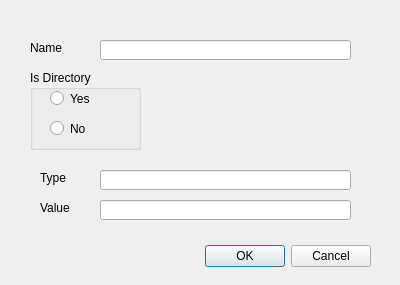
<?xml version="1.0" encoding="UTF-8"?>
<ui version="4.0">
 <class>AddNodeDialog</class>
 <widget class="QDialog" name="AddNodeDialog">
  <property name="geometry">
   <rect>
    <x>0</x>
    <y>0</y>
    <width>400</width>
    <height>285</height>
   </rect>
  </property>
  <property name="windowTitle">
   <string>Add Node</string>
  </property>
  <widget class="QDialogButtonBox" name="buttonBox">
   <property name="geometry">
    <rect>
     <x>30</x>
     <y>240</y>
     <width>341</width>
     <height>32</height>
    </rect>
   </property>
   <property name="orientation">
    <enum>Qt::Horizontal</enum>
   </property>
   <property name="standardButtons">
    <set>QDialogButtonBox::Cancel|QDialogButtonBox::Ok</set>
   </property>
  </widget>
  <widget class="QLabel" name="label">
   <property name="geometry">
    <rect>
     <x>30</x>
     <y>40</y>
     <width>71</width>
     <height>16</height>
    </rect>
   </property>
   <property name="text">
    <string>Name</string>
   </property>
  </widget>
  <widget class="QLabel" name="label_2">
   <property name="geometry">
    <rect>
     <x>40</x>
     <y>200</y>
     <width>71</width>
     <height>16</height>
    </rect>
   </property>
   <property name="text">
    <string>Value</string>
   </property>
  </widget>
  <widget class="QLabel" name="label_4">
   <property name="geometry">
    <rect>
     <x>40</x>
     <y>170</y>
     <width>71</width>
     <height>16</height>
    </rect>
   </property>
   <property name="text">
    <string>Type</string>
   </property>
  </widget>
  <widget class="QLineEdit" name="nameEdit">
   <property name="geometry">
    <rect>
     <x>100</x>
     <y>40</y>
     <width>251</width>
     <height>20</height>
    </rect>
   </property>
  </widget>
  <widget class="QLineEdit" name="typeEdit">
   <property name="geometry">
    <rect>
     <x>100</x>
     <y>170</y>
     <width>251</width>
     <height>20</height>
    </rect>
   </property>
  </widget>
  <widget class="QGroupBox" name="dirGroupBox">
   <property name="geometry">
    <rect>
     <x>30</x>
     <y>70</y>
     <width>111</width>
     <height>80</height>
    </rect>
   </property>
   <property name="title">
    <string>Is Directory</string>
   </property>
   <widget class="QRadioButton" name="yesDir">
    <property name="geometry">
     <rect>
      <x>20</x>
      <y>20</y>
      <width>82</width>
      <height>17</height>
     </rect>
    </property>
    <property name="text">
     <string>Yes</string>
    </property>
   </widget>
   <widget class="QRadioButton" name="noDir">
    <property name="geometry">
     <rect>
      <x>20</x>
      <y>50</y>
      <width>82</width>
      <height>17</height>
     </rect>
    </property>
    <property name="text">
     <string>No</string>
    </property>
   </widget>
  </widget>
  <widget class="QLineEdit" name="valueEdit">
   <property name="geometry">
    <rect>
     <x>100</x>
     <y>200</y>
     <width>251</width>
     <height>20</height>
    </rect>
   </property>
  </widget>
 </widget>
 <resources/>
 <connections>
  <connection>
   <sender>buttonBox</sender>
   <signal>accepted()</signal>
   <receiver>AddNodeDialog</receiver>
   <slot>accept()</slot>
   <hints>
    <hint type="sourcelabel">
     <x>248</x>
     <y>254</y>
    </hint>
    <hint type="destinationlabel">
     <x>157</x>
     <y>274</y>
    </hint>
   </hints>
  </connection>
  <connection>
   <sender>buttonBox</sender>
   <signal>rejected()</signal>
   <receiver>AddNodeDialog</receiver>
   <slot>reject()</slot>
   <hints>
    <hint type="sourcelabel">
     <x>316</x>
     <y>260</y>
    </hint>
    <hint type="destinationlabel">
     <x>286</x>
     <y>274</y>
    </hint>
   </hints>
  </connection>
 </connections>
</ui>
